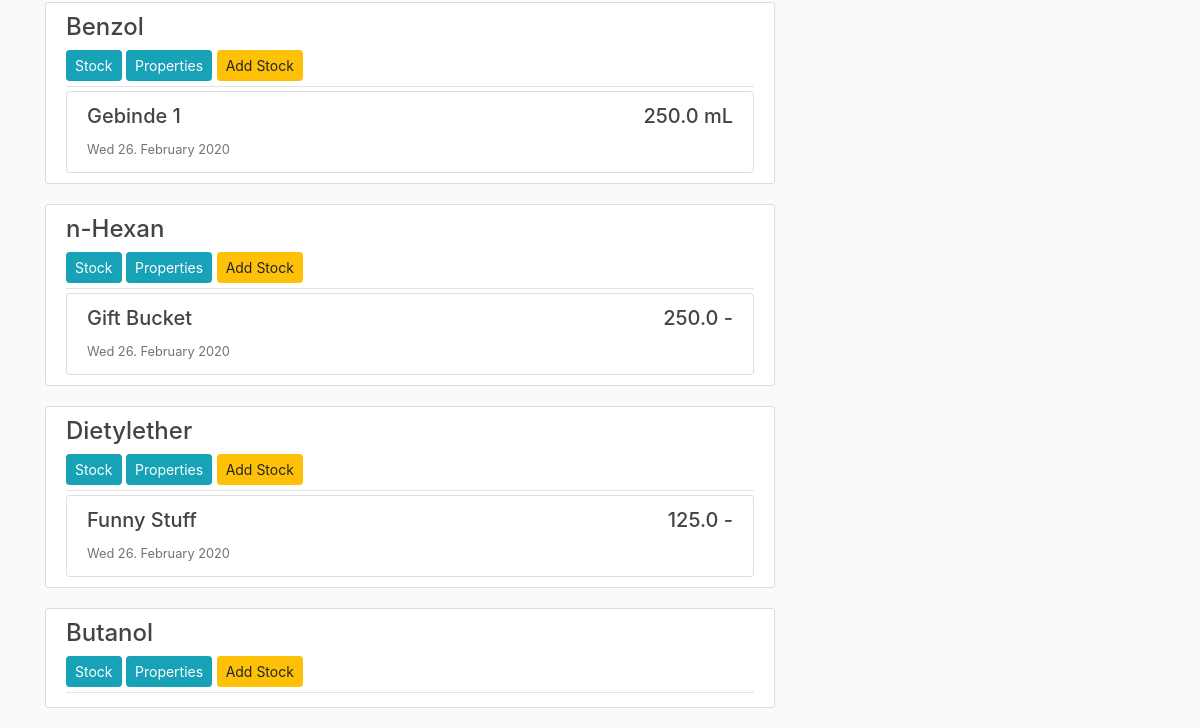
Page /chemmanager/ (signed in, lower part) on the earlier database version.
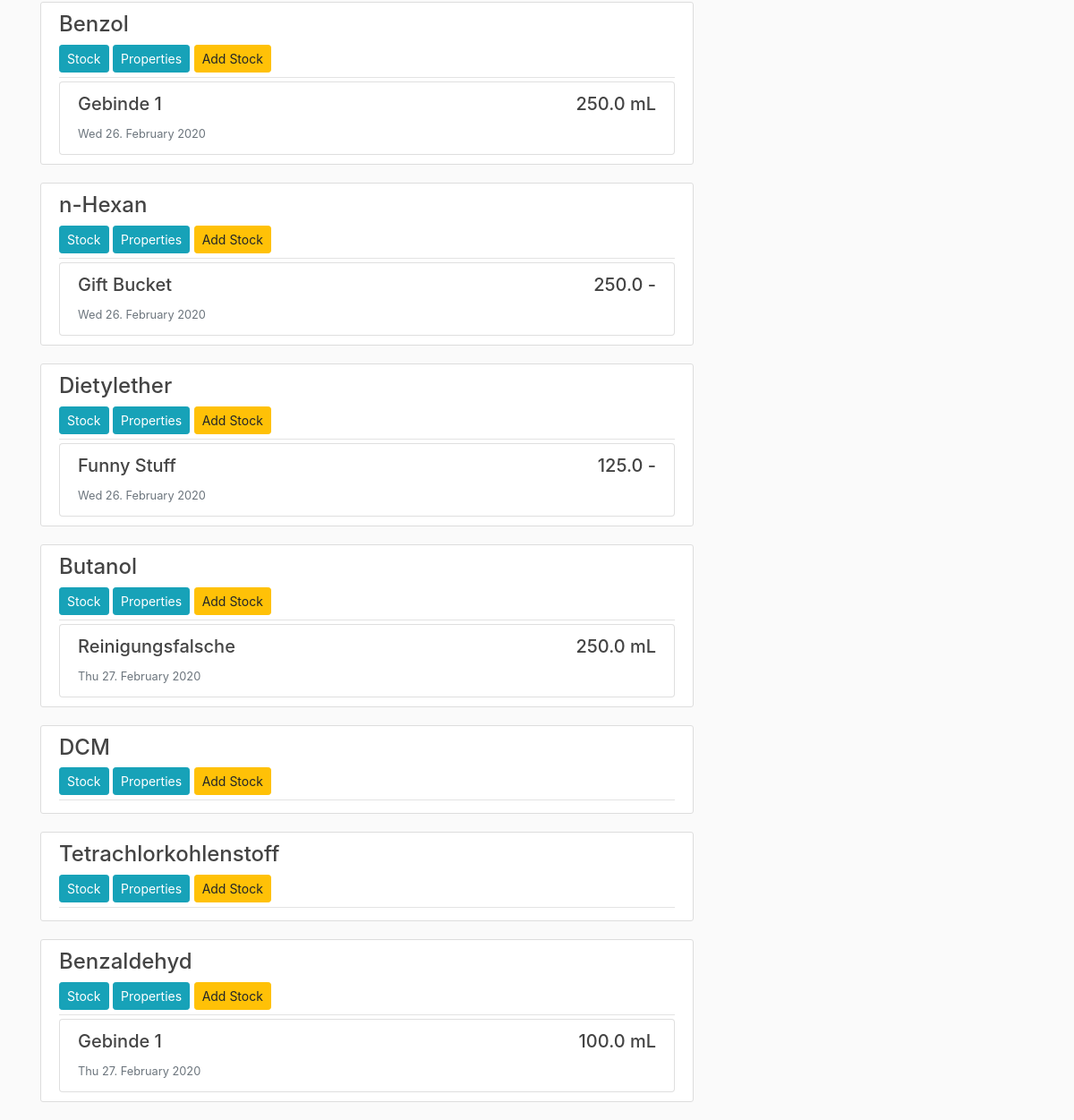
Same page on the later database version.
### chemmanager/models.py (models this page shows, shortened)
class Chemical(models.Model):
    name = models.CharField(max_length=250)
    structure = models.CharField(max_length=250, blank=True)
    molar_mass = models.FloatField(blank=True, null=True)
    density = models.FloatField(blank=True, null=True)
    melting_point = models.FloatField(blank=True, null=True)
    boiling_point = models.FloatField(blank=True, null=True)
    comment = models.TextField(blank=True)
    cid = models.CharField(max_length=100, blank=True, null=True)
    cas = models.CharField(max_length=100, blank=True, null=True)
    creator = models.ForeignKey(User, on_delete=models.CASCADE, blank=True, null=True)

class Stock(models.Model):
    name = models.CharField(max_length=250)
    quantity = models.FloatField()
    comment = models.TextField(blank=True, null=True)
    date_created = models.DateTimeField(default=timezone.now)
    date_changed = models.DateTimeField(auto_now=True)
    chemical = models.ForeignKey(Chemical, on_delete=models.CASCADE, blank=True, null=True)
    unit = models.ForeignKey(Unit, on_delete=models.CASCADE, blank=True, null=True)

class Unit(models.Model):
    name = models.CharField(max_length=100)
    equals_standard = models.CharField(max_length=100, blank=True, null=True)
    equals_standard_unit = models.ForeignKey('self', on_delete=models.CASCADE, blank=True, null=True)
    def __str__(self):
        return self.name

### chemmanager/views.py (the view)
# urls.py: path('', login_required(ChemicalListView.as_view()), name='chemmanager-home'),
class ChemicalListView(ListView):
    model = Chemical
    template_name = 'chemmanager/home.html'
    context_object_name = 'chemicals'
    extra_context = {'title': 'Chemical Manager'}
    def get_queryset(self):
        query = self.request.GET.get('q')
        if query:
            object_list = self.model.objects.filter(name__icontains=query)
        else:
            object_list = self.model.objects.all()
        return object_list
    paginate_by = 10
    ordering = ['name']

### chemmanager/templates/chemmanager/home.html (shortened to what this page needs)
{% extends "chemmanager/chemmanager_base.html" %}
{% load crispy_forms_tags %}
{% block content %}
    {% for chemical in chemicals %}
        <article class="media content-section">
            <div class="media-body">
                <div class="article-metadata">
                    <h4><a class="article-title" href="{% url 'chemical-detail' chemical.id %}"
                           data-toggle="tooltip" title="Click to edit!">{{ chemical.name }}</a></h4>
                    <form class="mb-1" action="{% url 'stock-create' chemical.id %}">
                        <button class="btn btn-info btn-sm" type="button" data-toggle="collapse" data-target="#collapseStock-{{ chemical.id }}" aria-expanded="true" aria-controls="collapseStock-{{ chemical.id }}">Stock</button>
                        <button class="btn btn-info btn-sm" type="button" data-toggle="collapse" data-target="#collapseProperties-{{ chemical.id }}" aria-expanded="false" aria-controls="collapseProperties-{{ chemical.id }}">Properties</button>
                        <button class="btn btn-warning btn-sm" name="chemical" type="submit" value="{{ chemical.id }}">Add Stock</button>
                    </form>
                </div>
                <div class="collapse show" id="collapseStock-{{ chemical.id }}">
                    {% for stock in chemical.stock_set.all %}
                    <div class="list-group">
                        <a href="{% url 'stock-detail' stock.id %}" class="list-group-item list-group-item-action flex-column align-items-start"
                           data-toggle="tooltip" data-placement="top" title="Last used at {{ stock.date_changed|date:"D d. F Y" }}">
                            <div class="d-flex w-100 justify-content-between">
                                <h5 class="mb-1">{{ stock.name }}</h5>
                                {% if stock.unit %}
                                    <h5>{{ stock.quantity }} {{ stock.unit }}</h5>
                                {% else %}
                                    <h5>{{ stock.quantity }} - </h5>
                                {% endif %}
                            </div>
                            <small class="text-muted">{{ stock.date_created|date:"D d. F Y" }}</small>
                        </a>
                    </div>
                    {% endfor %}
                </div>
            </div>
        </article>
    {% endfor %}
{% endblock content %}

### chemmanager/templates/chemmanager/chemmanager_base.html (shortened to what this page needs)
{% extends "blog/base.html" %}
{% block base_content %}
<main role="main" class="container">
    <div class="row">
        <div class="col-md-8">
            {% block content %}{% endblock %}
        </div>
        <div class="col-md-4">
        </div>
    </div>
</main>
{% endblock base_content %}

### blog/templates/blog/base.html (shortened to what this page needs)
{% load static %}
<!DOCTYPE html>
<html lang="en">
<head>
    <link rel="stylesheet" href="https://stackpath.bootstrapcdn.com/bootstrap/4.4.1/css/bootstrap.min.css">
    <link rel="stylesheet" href="{% static 'blog/main.css' %}">
</head>
<body>
    {% block base_content %}{% endblock %}
</body>
</html>

### blog/static/blog/main.css (style rules this page uses)
body { background: #fafafa; color: #333333; margin-top: 5rem; }
h1, h2, h3, h4, h5, h6 { color: #444444; }
.content-section { background: #ffffff; padding: 10px 20px; border: 1px solid #dddddd; border-radius: 3px; margin-bottom: 20px; }
.article-title { color: #444444; }
.article-metadata { padding-bottom: 1px; margin-bottom: 4px; border-bottom: 1px solid #e3e3e3 }

Differences in the rows shown:
added Stock: name "Reinigungsfalsche", quantity "250.0", unit "mL", date_created "Thu 27. February 2020", shown under Chemical "Butanol"
added Chemical: name "DCM", {{ chemical.id }} 11 (drawn)
added Chemical: name "Tetrachlorkohlenstoff", {{ chemical.id }} 13 (drawn)
added Chemical: name "Benzaldehyd", {{ chemical.id }} 14 (drawn)
added Stock: name "Gebinde 1", quantity "100.0", unit "mL", date_created "Thu 27. February 2020", shown under "Benzaldehyd"
